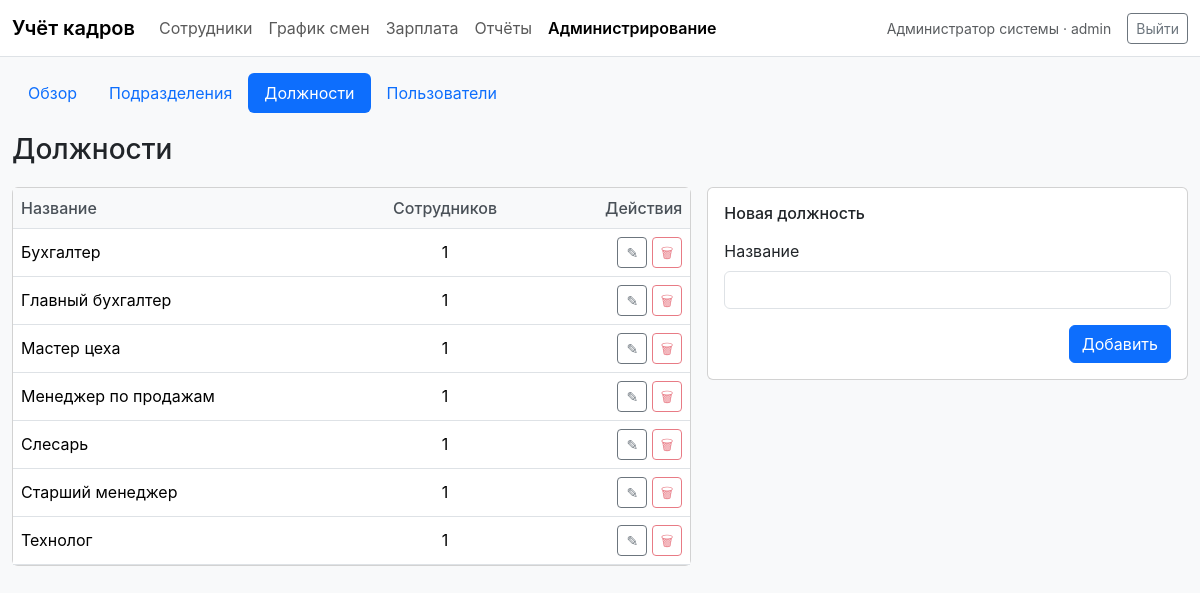
Page /pages/positions.php (signed in) on the committed database.
### tables this page shows
CREATE TABLE positions (
    id         INT AUTO_INCREMENT PRIMARY KEY,
    name       VARCHAR(100) NOT NULL UNIQUE,
    created_at TIMESTAMP    DEFAULT CURRENT_TIMESTAMP
);

### includes/db.php (called while the page is built, shortened)
<?php
function db(): PDO {
    $cfg = require __DIR__ . '/config.php';
    $c = $cfg['db'];
    $dsn = "mysql:host={$c['host']};port={$c['port']};dbname={$c['name']};charset={$c['charset']}";
    $pdo = new PDO($dsn, $c['user'], $c['password'], [
        PDO::ATTR_ERRMODE            => PDO::ERRMODE_EXCEPTION,
        PDO::ATTR_DEFAULT_FETCH_MODE => PDO::FETCH_ASSOC,
        PDO::ATTR_EMULATE_PREPARES   => false,
    ]);
    return $pdo;
}

### pages/positions.php (the view, shortened to what this page needs)
<?php
require_once __DIR__ . '/../includes/layout.php';
$edit_id = (int)($_GET['id'] ?? 0);
$form    = ['id' => 0, 'name' => ''];
$positions = db()->query("
    SELECT p.*, (SELECT COUNT(*) FROM employees e WHERE e.position_id = p.id) AS emp_count
    FROM positions p ORDER BY p.name
")->fetchAll();
?>
<div class="container-xxl">
  <h1 class="page-title h3">Должности</h1>
  <div class="row g-3">
    <div class="col-md-7">
      <div class="card">
        <div class="card-body p-0">
          <table class="table mb-0 align-middle">
            <thead><tr><th>Название</th><th class="text-center">Сотрудников</th><th class="text-end">Действия</th></tr></thead>
            <tbody>
              <?php foreach ($positions as $p): ?>
              <tr>
                <td><?= h($p['name']) ?></td>
                <td class="text-center"><?= (int)$p['emp_count'] ?></td>
                <td class="text-end">
                  <a class="btn btn-sm btn-outline-secondary" href="?id=<?= (int)$p['id'] ?>">✎</a>
                  <form action="/personnel_system/api/position_delete.php" method="post" class="d-inline" onsubmit="return confirm('Удалить должность?');">
                    <button type="submit" class="btn btn-sm btn-outline-danger" <?= (int)$p['emp_count'] > 0 ? 'disabled title="Есть сотрудники на этой должности"' : 'title="Удалить"' ?>>🗑</button>
                  </form>
                </td>
              </tr>
              <?php endforeach; ?>
            </tbody>
          </table>
        </div>
      </div>
    </div>
    <div class="col-md-5">
      <div class="card">
        <div class="card-body">
          <h5 class="card-title h6 mb-3"><?= $edit_id > 0 ? 'Изменение должности' : 'Новая должность' ?></h5>
          <form method="post">
            <div class="mb-3">
              <label class="form-label">Название</label>
              <input type="text" name="name" value="<?= h($form['name']) ?>" class="form-control" required>
            </div>
            <div class="d-flex justify-content-between">
              <button type="submit" class="btn btn-primary"><?= $edit_id > 0 ? 'Сохранить' : 'Добавить' ?></button>
            </div>
          </form>
        </div>
      </div>
    </div>
  </div>
</div>

### assets/css/style.css (style rules this page uses)
body { font-family: -apple-system, BlinkMacSystemFont, "Segoe UI", Roboto, "Helvetica Neue", Arial, sans-serif; }
.container-xxl { max-width: 1320px; }
.page-title { margin: 1.25rem 0 1.25rem; }
.table thead th { background: #f8f9fa; border-bottom: 1px solid #dee2e6; font-weight: 500; color: #495057; }
.btn-primary { background-color: #0d6efd; }

### rows in the picture
positions: name "Бухгалтер", emp_count "1"
positions: name "Главный бухгалтер", emp_count "1"
positions: name "Мастер цеха", emp_count "1"
positions: name "Менеджер по продажам", emp_count "1"
positions: name "Слесарь", emp_count "1"
positions: name "Старший менеджер", emp_count "1"
positions: name "Технолог", emp_count "1"

### other values in the picture
$it['label'] "Сотрудники"
$it['label'] "График смен"
$it['label'] "Зарплата"
$it['label'] "Отчёты"
$it['label'] "Администрирование"
$u['full_name'] "Администратор системы"
$u['role'] "admin"
$it['label'] "Обзор"
$it['label'] "Подразделения"
$it['label'] "Должности"
$it['label'] "Пользователи"
